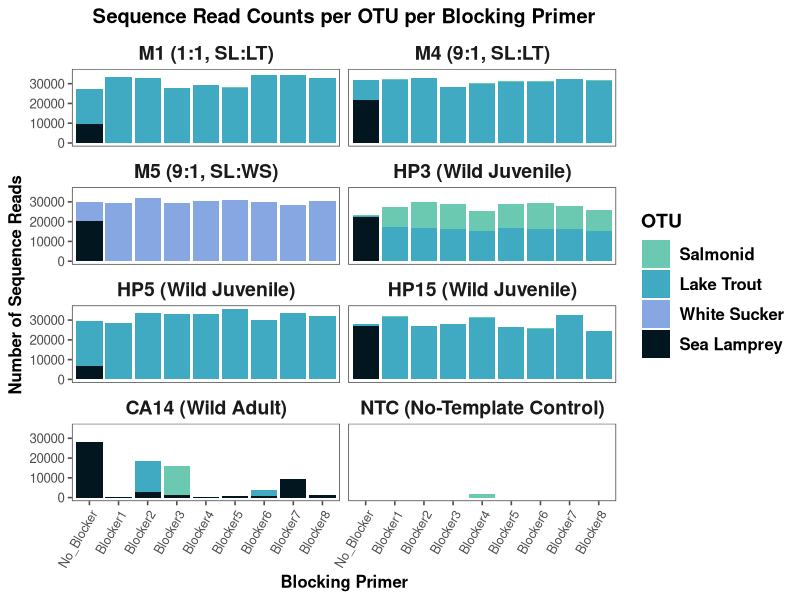
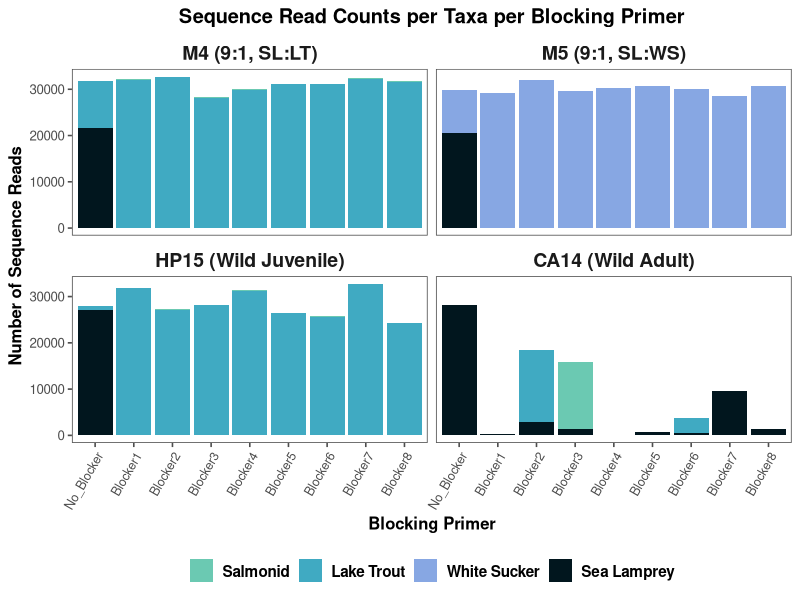

Recreate these plots in R, in order.
# Sequence Read Counts per Taxa per Blocking Primer
# Conor O'Kane

library(tidyverse)
library(readxl)
library(ggthemes)


options(scipen = 999)  # removing scientific notation

matrix <- read_excel("./12S_SL_BP_Micro.mothur.community.matrix.xls")



#-------------------------------------------------------------------------------
# Data Organization

# change name of first column to indicate the sample
colnames(matrix)[1] <- "Sample"
matrix$Sample <- gsub("\\.12S$", "", matrix$Sample) #simplify sample names

# lot of extra columns, only need first four species
# these are lake trout, white sucker, sea lamprey, and Salmonidae 
matrix1 <- matrix[,1:5]

# filter out 25 cycles
matrix1 <- matrix1 %>%
  filter(grepl("40_", Sample))

# which sample?
matrix1 <- matrix1 %>%
  mutate(sample = case_when(
    grepl("CA14", Sample) ~ "CA14",
    grepl("HP3", Sample) ~ "HP3",
    grepl("HP15", Sample) ~ "HP15",
    grepl("HP5", Sample) ~ "HP5",
    grepl("M1", Sample) ~ "M1",
    grepl("M4", Sample) ~ "M4",
    grepl("M5", Sample) ~ "M5",
    TRUE ~ "NTC" # default case
  ))

# specific Sample column
matrix1 <- matrix1 %>%
  mutate(specific_blocker = case_when(
    grepl("PMBlock_A_C3_H_", Sample) ~ "Blocker1",
    grepl("PMBlock_B_C3_H_", Sample) ~ "Blocker2",
    grepl("PMBlock_A_dT_H_", Sample) ~ "Blocker3",
    grepl("PMBlock_B_dT_H_", Sample) ~ "Blocker4",
    grepl("PMBlock_A_C3", Sample) ~ "Blocker5",
    grepl("PMBlock_B_C3", Sample) ~ "Blocker6",
    grepl("PMBlock_A_dT", Sample) ~ "Blocker7",
    grepl("PMBlock_B_dT", Sample) ~ "Blocker8",
    TRUE ~ "No_Blocker" # default case if none of the above conditions are met
  ))

# reorder to sort by blocker, and to start with no blocker
matrix1 <- matrix1[order(matrix1$specific_blocker), ]
matrix1 <- matrix1 %>%
  mutate(specific_blocker = factor(specific_blocker, levels = c(
    "No_Blocker", "Blocker1", "Blocker2", "Blocker3", "Blocker4",
    "Blocker5", "Blocker6", "Blocker7", "Blocker8"
  )))


# pivot longer to prepare for stacked bar chart
matrix1_long <- matrix1 %>%
  pivot_longer(cols = c(Salvelinus_namaycush, 
                        Catostomus_commersonii, 
                        Petromyzontidae_unclassified, 
                        Salmonidae_unclassified), 
               names_to = "Species", values_to = "Reads")

# add column to indicate sample names used 
matrix1_long <- matrix1_long %>%
  mutate(Digestive_Sample = case_when(
    grepl("CA14", Sample) ~ "CA14",
    grepl("HP3", Sample) ~ "HP3",
    grepl("HP15", Sample) ~ "HP15",
    grepl("HP5", Sample) ~ "HP5",
    grepl("M1", Sample) ~ "M1",
    grepl("M4", Sample) ~ "M4",
    grepl("M5", Sample) ~ "M5",
    TRUE ~ "NTC" # default case (non-template control)
  ))

matrix1_long$Species <- factor(matrix1_long$Species, levels=c("Salmonidae_unclassified",
                                                              "Salvelinus_namaycush",
                                                              "Catostomus_commersonii",
                                                              "Petromyzontidae_unclassified"))
# filter out homo sapiens and NTC samples
matrix1_long <- filter(matrix1_long, Species != "Homo_sapiens")
# matrix1_long <- filter(matrix1_long, !grepl("NTC", matrix1_long$Sample))




#-------------------------------------------------------------------------------
# Sequence reads per taxa per blocker plot

# adjust colors
custom_colors <- c("#6bc9b2", "#40aac2","#87a7e3","#01161e")

#change order of factor
matrix1_long$Digestive_Sample <- factor(matrix1_long$Digestive_Sample, levels = c("M1", "M4", "M5", "HP3", "HP5", "HP15", "CA14", "NTC"))

# change facet labels for clarity
levels(matrix1_long$Digestive_Sample) <- c("M1 (1:1, SL:LT)",
                                           "M4 (9:1, SL:LT)",
                                           "M5 (9:1, SL:WS)",
                                           "HP3 (Wild Juvenile)",
                                           "HP5 (Wild Juvenile)",
                                           "HP15 (Wild Juvenile)",
                                           "CA14 (Wild Adult)",
                                           "NTC (No-Template Control)")


#plot
matrix1_long_plot <- ggplot(matrix1_long, aes(x = specific_blocker, y = Reads, fill = Species)) +
  geom_col() +
  scale_fill_manual(values = custom_colors, 
                    labels = c("Salmonid",  "Lake Trout", "White Sucker", "Sea Lamprey"))+
  theme_few()+
  theme(axis.text.x = element_text(angle = 60, vjust = 1, hjust = 1, size = 15),
        plot.title = element_text(hjust = 0.5)) +
  ggtitle("Sequence Read Counts per OTU per Blocking Primer") +
  labs(x = "Blocking Primer", y = "Number of Sequence Reads", fill = "OTU") +
  facet_wrap(~ Digestive_Sample, ncol = 2)+  # toggle this on/off for wrapped/unwrapped plot
  theme(text = element_text(family = "Helvetica", face = "bold"),
        strip.text = element_text(size = 14),
        axis.text = element_text(family = "Helvetica", face = "plain"),
        axis.text.x = element_text(size = 9),
        legend.key.size = unit(1.5, "lines"),  
        legend.text = element_text(size = 12),  
        legend.title = element_text(size = 14, face = "bold"))

matrix1_long_plot

#-------------------------------------------------------------------------------
# Simplified plot for poster presentation

# only looking to plot M4, M5, HP15, and CA14
matrix1_simple <- matrix1_long %>%
  filter(Digestive_Sample %in% c("M4 (9:1, SL:LT)",
                                 "M5 (9:1, SL:WS)",
                                 "HP15 (Wild Juvenile)",
                                 "CA14 (Wild Adult)"))

#drop unused levels
matrix1_simple$Digestive_Sample <- droplevels(matrix1_simple$Digestive_Sample)

# change facet labels for clarity
levels(matrix1_simple$Digestive_Sample) <- c("M4 (9:1, SL:LT)",
                                             "M5 (9:1, SL:WS)",
                                             "HP15 (Wild Juvenile)",
                                             "CA14 (Wild Adult)")

# plot as before
matrix1_simple_plot <- ggplot(matrix1_simple, aes(x = specific_blocker, y = Reads, fill = Species)) +
  geom_col() +
  scale_fill_manual(values = custom_colors, 
                    labels = c("Salmonid",  "Lake Trout", "White Sucker", "Sea Lamprey"))+
  theme_few()+
  theme(axis.text.x = element_text(angle = 60, vjust = 1, hjust = 1, size = 15),
        plot.title = element_text(hjust = 0.5)) +
  ggtitle("Sequence Read Counts per Taxa per Blocking Primer") +
  labs(x = "Blocking Primer", y = "Number of Sequence Reads") +
  facet_wrap(~ Digestive_Sample, ncol = 2)+  # toggle this on/off for wrapped/unwrapped plot
  theme(text = element_text(family = "Helvetica", face = "bold"),
        strip.text = element_text(size = 14),
        axis.text = element_text(family = "Helvetica", face = "plain"),
        axis.text.x = element_text(size = 9),
        legend.key.size = unit(1.25, "lines"),  
        legend.text = element_text(size = 11),  
        #legend.title = element_text(size = 14, face = "bold"),
        legend.title = element_blank(),
        legend.position = "bottom"  
  ) +
  guides(fill = guide_legend(nrow = 1, byrow = TRUE))

matrix1_simple_plot



#-------------------------------------------------------------------------------
# Statistical comparisons

head(matrix1_long)

# average sea lamprey reads in mock communities with blocking primer
lamprey_blocker_reads <- matrix1_long %>%
  filter(Species == "Petromyzontidae_unclassified") %>%
  filter(specific_blocker != "No_Blocker") %>%
  filter(sample %in% c("M1", "M4", "M5"))

round(mean(lamprey_blocker_reads$Reads), digits = 2) # 1.03
round(sd(lamprey_blocker_reads$Reads), digits = 2) # 1.38





# looking at CA14 specifically
ca14 <- matrix1_long %>% 
  filter(sample == "CA14") %>%
  filter(specific_blocker == "Blocker2" | specific_blocker == "Blocker6")

blocker6_ratio <- 3063 / (3063 + 617) # lake trout proportion of total
blocker2_ratio <- 15563 / (15563 + 2819) # lake trout porportion of total


# comparison of sea lamprey blocked vs unblocked read counts

# set up data frame
read_count_comparisons <- matrix1 %>%
  filter(specific_blocker == "No_Blocker") %>%
  select(sample, Petromyzontidae_unclassified) %>%
  rename(unblocked = Petromyzontidae_unclassified)

# get blocker names
blockers <- unique(matrix1$specific_blocker)
blockers <- blockers[blockers != "No_Blocker"]

# create list to store data
blocker_list <- list()

# loop through and set read counts to blockers
for (i in 1:length(blockers)) {
  blocker_name <- paste0("blocker", i)
  blocker_df <- matrix1 %>%
    filter(specific_blocker == blockers[i]) %>%
    select(sample, Petromyzontidae_unclassified) %>%
    rename(!!blocker_name := Petromyzontidae_unclassified)
  blocker_list[[i]] <- blocker_df
}

# reduce list by sample name
all_data <- reduce(blocker_list, full_join, by = "sample")

# combine data to comparison df
final_read_count_comparisons <- full_join(read_count_comparisons, all_data, by = "sample")
final_read_count_comparisons <- filter(final_read_count_comparisons, sample != "NTC") # remove NTC row

write_csv(final_read_count_comparisons, file = "average_sealamprey_reads_per_sample.csv")


# statistical analysis
# extract column names for blockers
blocker_columns <- names(final_read_count_comparisons)[grepl("^blocker", names(final_read_count_comparisons))]

# perform t test on each column
t_test_results <- lapply(blocker_columns, function(blocker) {
  t_test <- t.test(final_read_count_comparisons$unblocked, final_read_count_comparisons[[blocker]], paired = TRUE, na.rm = TRUE)
  data.frame(
    blocker = blocker,
    p_value = t_test$p.value,
    t_value = t_test$statistic,
    mean_unblocked = mean(final_read_count_comparisons$unblocked, na.rm = TRUE),
    mean_blocker = mean(final_read_count_comparisons[[blocker]], na.rm = TRUE),
    stdev_unblocked = sd(final_read_count_comparisons$unblocked, na.rm = TRUE),  
    stdev_blocker = sd(final_read_count_comparisons[[blocker]], na.rm = TRUE)
  )
})

t_test_results_df <- do.call(rbind, t_test_results)

t_test_results_df <- t_test_results_df[,c(1,4:7,2,3)]
write_csv(t_test_results_df, file = "t test results sea lamprey.csv")


t_test_results_df



# comparison of lake trout blocked vs unblocked read counts
read_count_comparisons_lt <- matrix1 %>%
  filter(specific_blocker == "No_Blocker") %>%
  select(sample, Salvelinus_namaycush) %>%
  rename(unblocked = Salvelinus_namaycush)

# reset blocker list
blocker_list_lt <- list()

# loop through each blocker to assign read counts to blockers
for (i in 1:length(blockers)) {
  blocker_name <- paste0("blocker", i)
  blocker_df_lt <- matrix1 %>%
    filter(specific_blocker == blockers[i]) %>%
    select(sample, Salvelinus_namaycush) %>%
    rename(!!blocker_name := Salvelinus_namaycush)
  blocker_list_lt[[i]] <- blocker_df_lt
}

#combine
all_data_lt <- reduce(blocker_list_lt, full_join, by = "sample")

# combine data to comparison df
final_read_count_comparisons_lt <- full_join(read_count_comparisons_lt, all_data_lt, by = "sample")
final_read_count_comparisons_lt <- filter(final_read_count_comparisons_lt, 
                                          sample != "NTC" & sample != "M5" & sample != "CA14",) # M5 is white sucker and CA14 is an outlier

write_csv(final_read_count_comparisons_lt, file = "average_laketrout_reads_per_sample.csv")

# statistical analysis

# extract column names for blockers
blocker_columns_lt <- names(final_read_count_comparisons_lt)[grepl("^blocker", names(final_read_count_comparisons_lt))]

# perform t test on each column
t_test_results_lt <- lapply(blocker_columns_lt, function(blocker) {
  t_test <- t.test(final_read_count_comparisons_lt$unblocked, final_read_count_comparisons_lt[[blocker]], paired = TRUE, na.rm = TRUE)
  data.frame(
    blocker = blocker,
    p_value = t_test$p.value,
    t_value = t_test$statistic,
    mean_unblocked = mean(final_read_count_comparisons_lt$unblocked, na.rm = TRUE),
    mean_blocker = mean(final_read_count_comparisons_lt[[blocker]], na.rm = TRUE),
    stdev_unblocked = sd(final_read_count_comparisons_lt$unblocked, na.rm = TRUE),  
    stdev_blocker = sd(final_read_count_comparisons_lt[[blocker]], na.rm = TRUE)
  )
})

t_test_results_lt_df <- do.call(rbind, t_test_results_lt)
t_test_results_lt_df <- t_test_results_lt_df[,c(1,4:7,2,3)]
write_csv(t_test_results_lt_df, file = "t test results lake trout.csv")

print(t_test_results_df[5], row.names =FALSE)




# Check change in read counts across blocking primers and species
# This groups and summarizes the average delta in read count for all species
# across all samples when a blocking primer was included vs without a blocker

no_blocker_data <- matrix1_long %>%
  filter(specific_blocker == "No_Blocker") %>%
  select(sample, Species, Reads, Digestive_Sample) %>%
  rename(No_Blocker_Reads = Reads)

df_with_no_blocker <- matrix1_long %>%
  left_join(no_blocker_data, by = c("sample", "Species", "Digestive_Sample"))

df_with_percent_decrease <- df_with_no_blocker %>%
  mutate(Read_Count_Delta = ifelse(No_Blocker_Reads > 0, 
                                   100 * (Reads - No_Blocker_Reads) / No_Blocker_Reads, 
                                   NA))

summary_df <- df_with_percent_decrease %>%
  filter(specific_blocker != "No_Blocker") %>%  
  group_by(Digestive_Sample, Species) %>%
  summarise(Average_Read_Delta = mean(Read_Count_Delta, na.rm = TRUE))

print(summary_df)

